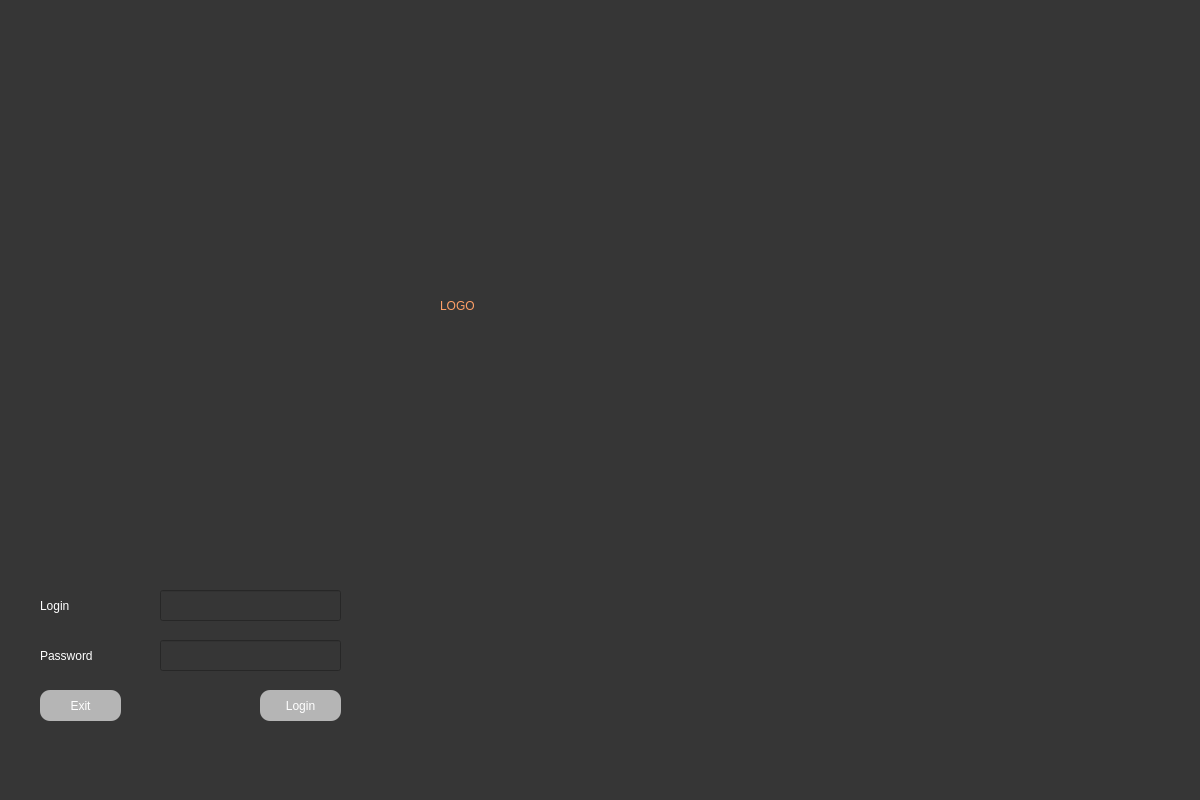
<?xml version="1.0" encoding="UTF-8"?>
<ui version="4.0">
 <class>MainWindow</class>
 <widget class="QMainWindow" name="MainWindow">
  <property name="geometry">
   <rect>
    <x>0</x>
    <y>0</y>
    <width>1200</width>
    <height>800</height>
   </rect>
  </property>
  <property name="windowTitle">
   <string>MainWindow</string>
  </property>
  <property name="styleSheet">
   <string notr="true">background-color: rgb(54, 54, 54);</string>
  </property>
  <widget class="QWidget" name="centralwidget">
   <widget class="QPushButton" name="loginButton">
    <property name="geometry">
     <rect>
      <x>260</x>
      <y>690</y>
      <width>81</width>
      <height>31</height>
     </rect>
    </property>
    <property name="styleSheet">
     <string notr="true">color: rgb(255, 255, 255); 
font: 16pt &quot;Verdana&quot;;
background-color: rgb(181, 181, 181);
border-radius: 10px;</string>
    </property>
    <property name="text">
     <string>Login</string>
    </property>
   </widget>
   <widget class="QLabel" name="label">
    <property name="geometry">
     <rect>
      <x>40</x>
      <y>590</y>
      <width>101</width>
      <height>31</height>
     </rect>
    </property>
    <property name="styleSheet">
     <string notr="true">color: rgb(255, 255, 255); 
font: 16pt &quot;Verdana&quot;;</string>
    </property>
    <property name="text">
     <string>Login</string>
    </property>
   </widget>
   <widget class="QPushButton" name="pushButton_2">
    <property name="geometry">
     <rect>
      <x>40</x>
      <y>690</y>
      <width>81</width>
      <height>31</height>
     </rect>
    </property>
    <property name="styleSheet">
     <string notr="true">color: rgb(255, 255, 255); 
font: 16pt &quot;Verdana&quot;;
background-color: rgb(181, 181, 181);
border-radius: 10px;</string>
    </property>
    <property name="text">
     <string>Exit</string>
    </property>
   </widget>
   <widget class="QLineEdit" name="passwordField">
    <property name="geometry">
     <rect>
      <x>160</x>
      <y>640</y>
      <width>181</width>
      <height>31</height>
     </rect>
    </property>
    <property name="styleSheet">
     <string notr="true">color: rgb(255, 255, 255); 
font: 16pt &quot;Verdana&quot;;</string>
    </property>
    <property name="text">
     <string/>
    </property>
   </widget>
   <widget class="QLineEdit" name="loginField">
    <property name="geometry">
     <rect>
      <x>160</x>
      <y>590</y>
      <width>181</width>
      <height>31</height>
     </rect>
    </property>
    <property name="styleSheet">
     <string notr="true">color: rgb(255, 255, 255); 
font: 16pt &quot;Verdana&quot;;</string>
    </property>
    <property name="text">
     <string/>
    </property>
   </widget>
   <widget class="QLabel" name="label_2">
    <property name="geometry">
     <rect>
      <x>40</x>
      <y>640</y>
      <width>101</width>
      <height>31</height>
     </rect>
    </property>
    <property name="styleSheet">
     <string notr="true">color: rgb(255, 255, 255); 
font: 16pt &quot;Verdana&quot;;</string>
    </property>
    <property name="text">
     <string>Password</string>
    </property>
   </widget>
   <widget class="QLabel" name="label_3">
    <property name="geometry">
     <rect>
      <x>440</x>
      <y>180</y>
      <width>591</width>
      <height>251</height>
     </rect>
    </property>
    <property name="styleSheet">
     <string notr="true">font: 48pt &quot;Verdana&quot;;
color: rgb(255, 159, 102);</string>
    </property>
    <property name="text">
     <string>LOGO</string>
    </property>
   </widget>
  </widget>
  <widget class="QMenuBar" name="menubar">
   <property name="geometry">
    <rect>
     <x>0</x>
     <y>0</y>
     <width>1200</width>
     <height>21</height>
    </rect>
   </property>
  </widget>
  <widget class="QStatusBar" name="statusbar"/>
 </widget>
 <resources/>
 <connections/>
</ui>
